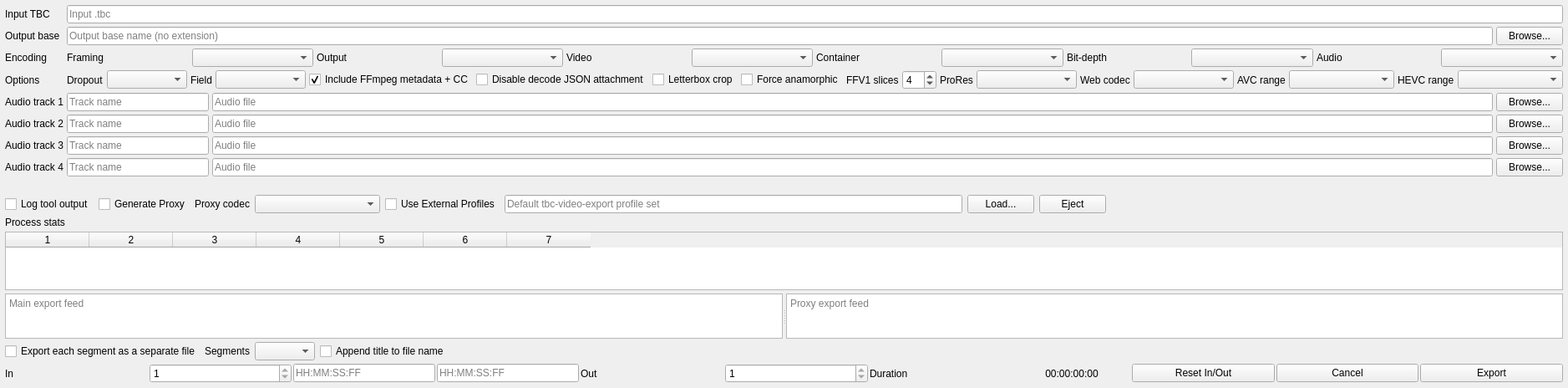
<?xml version="1.0" encoding="UTF-8"?>
<ui version="4.0">
 <class>ExportDialog</class>
 <widget class="QWidget" name="ExportDialog">
  <property name="geometry">
   <rect>
    <x>0</x>
    <y>0</y>
    <width>520</width>
    <height>340</height>
   </rect>
  </property>
  <layout class="QVBoxLayout" name="mainLayout">
   <property name="spacing">
    <number>4</number>
   </property>
   <property name="sizeConstraint">
    <enum>QLayout::SetDefaultConstraint</enum>
   </property>
   <property name="leftMargin">
    <number>6</number>
   </property>
   <property name="topMargin">
    <number>6</number>
   </property>
   <property name="rightMargin">
    <number>6</number>
   </property>
   <property name="bottomMargin">
    <number>6</number>
   </property>
   <item>
    <layout class="QFormLayout" name="formLayout">
     <property name="horizontalSpacing">
      <number>4</number>
     </property>
     <property name="verticalSpacing">
      <number>4</number>
     </property>
     <property name="fieldGrowthPolicy">
      <enum>QFormLayout::AllNonFixedFieldsGrow</enum>
     </property>
     <item row="0" column="0">
      <widget class="QLabel" name="inputLabel">
       <property name="text">
        <string>Input TBC</string>
       </property>
      </widget>
     </item>
     <item row="0" column="1">
      <widget class="QLineEdit" name="inputLineEdit">
       <property name="minimumSize">
        <size>
         <width>320</width>
         <height>0</height>
        </size>
       </property>
       <property name="placeholderText">
        <string>Input .tbc</string>
       </property>
      </widget>
     </item>
     <item row="1" column="0">
      <widget class="QLabel" name="outputLabel">
       <property name="text">
        <string>Output base</string>
       </property>
      </widget>
     </item>
     <item row="1" column="1">
      <layout class="QHBoxLayout" name="outputLayout">
       <item>
        <widget class="QLineEdit" name="outputLineEdit">
         <property name="minimumSize">
          <size>
           <width>320</width>
           <height>0</height>
          </size>
         </property>
         <property name="placeholderText">
          <string>Output base name (no extension)</string>
         </property>
        </widget>
       </item>
       <item>
        <widget class="QPushButton" name="outputBrowseButton">
         <property name="text">
          <string>Browse...</string>
         </property>
        </widget>
       </item>
      </layout>
     </item>
     <item row="2" column="0">
      <widget class="QLabel" name="profileLabel">
       <property name="text">
        <string>Encoding</string>
       </property>
      </widget>
     </item>
     <item row="2" column="1">
      <layout class="QHBoxLayout" name="profileLayout">
       <property name="spacing">
        <number>4</number>
       </property>
       <item>
        <widget class="QLabel" name="resolutionLabel">
         <property name="text">
          <string>Framing</string>
         </property>
        </widget>
       </item>
       <item>
        <widget class="QComboBox" name="resolutionModeComboBox">
         <property name="minimumSize">
          <size>
           <width>110</width>
           <height>0</height>
          </size>
         </property>
        </widget>
       </item>
       <item>
        <widget class="QLabel" name="outputResolutionModeLabel">
         <property name="text">
          <string>Output</string>
         </property>
        </widget>
       </item>
       <item>
        <widget class="QComboBox" name="outputResolutionModeComboBox">
         <property name="minimumSize">
          <size>
           <width>104</width>
           <height>0</height>
          </size>
         </property>
        </widget>
       </item>
       <item>
        <widget class="QLabel" name="videoProfileLabel">
         <property name="text">
          <string>Video</string>
         </property>
        </widget>
       </item>
       <item>
        <widget class="QComboBox" name="profileComboBox">
         <property name="minimumSize">
          <size>
           <width>110</width>
           <height>0</height>
          </size>
         </property>
        </widget>
       </item>
       <item>
        <widget class="QLabel" name="mainContainerLabel">
         <property name="text">
          <string>Container</string>
         </property>
        </widget>
       </item>
       <item>
        <widget class="QComboBox" name="mainContainerComboBox">
         <property name="minimumSize">
          <size>
           <width>96</width>
           <height>0</height>
          </size>
         </property>
        </widget>
       </item>
       <item>
        <widget class="QLabel" name="mainBitDepthLabel">
         <property name="text">
          <string>Bit-depth</string>
         </property>
        </widget>
       </item>
       <item>
        <widget class="QComboBox" name="mainBitDepthComboBox">
         <property name="minimumSize">
          <size>
           <width>86</width>
           <height>0</height>
          </size>
         </property>
        </widget>
       </item>
       <item>
        <widget class="QLabel" name="audioProfileLabel">
         <property name="text">
          <string>Audio</string>
         </property>
        </widget>
       </item>
       <item>
        <widget class="QComboBox" name="audioProfileComboBox">
         <property name="minimumSize">
          <size>
           <width>110</width>
           <height>0</height>
          </size>
         </property>
        </widget>
       </item>
      </layout>
     </item>
     <item row="3" column="0">
      <widget class="QLabel" name="optionsLabel">
       <property name="text">
        <string>Options</string>
       </property>
      </widget>
     </item>
     <item row="3" column="1">
      <layout class="QHBoxLayout" name="optionsLayout">
       <property name="spacing">
        <number>4</number>
       </property>
       <item>
        <widget class="QLabel" name="dropoutModeLabel">
         <property name="text">
          <string>Dropout</string>
         </property>
        </widget>
       </item>
       <item>
        <widget class="QComboBox" name="dropoutModeComboBox">
         <property name="minimumSize">
          <size>
           <width>96</width>
           <height>0</height>
          </size>
         </property>
        </widget>
       </item>
       <item>
        <widget class="QLabel" name="dropoutFieldModeLabel">
         <property name="text">
          <string>Field</string>
         </property>
        </widget>
       </item>
       <item>
        <widget class="QComboBox" name="dropoutFieldModeComboBox">
         <property name="minimumSize">
          <size>
           <width>108</width>
           <height>0</height>
          </size>
         </property>
        </widget>
       </item>
       <item>
        <widget class="QCheckBox" name="exportMetadataCheckBox">
         <property name="text">
          <string>Include FFmpeg metadata + CC</string>
         </property>
         <property name="checked">
          <bool>true</bool>
         </property>
        </widget>
       </item>
       <item>
        <widget class="QCheckBox" name="disableMetadataEmbeddingCheckBox">
         <property name="text">
          <string>Disable decode JSON attachment</string>
         </property>
        </widget>
       </item>
      <item>
       <widget class="QCheckBox" name="letterboxCropCheckBox">
        <property name="toolTip">
         <string>Adjust active lines for letterbox crop output.</string>
        </property>
        <property name="text">
         <string>Letterbox crop</string>
        </property>
       </widget>
      </item>
      <item>
       <widget class="QCheckBox" name="forceAnamorphicCheckBox">
        <property name="toolTip">
         <string>Force widescreen display aspect ratio metadata.</string>
        </property>
        <property name="text">
         <string>Force anamorphic</string>
        </property>
       </widget>
      </item>
       <item>
        <spacer name="optionsSpacer">
         <property name="orientation">
          <enum>Qt::Horizontal</enum>
         </property>
         <property name="sizeHint" stdset="0">
          <size>
           <width>10</width>
           <height>20</height>
          </size>
         </property>
        </spacer>
       </item>
       <item>
        <widget class="QLabel" name="ffv1SlicesLabel">
         <property name="text">
          <string>FFV1 slices</string>
         </property>
        </widget>
       </item>
       <item>
        <widget class="QSpinBox" name="ffv1SlicesSpinBox">
         <property name="minimum">
          <number>1</number>
         </property>
         <property name="maximum">
          <number>32</number>
         </property>
         <property name="value">
          <number>4</number>
         </property>
        </widget>
       </item>
       <item>
        <widget class="QLabel" name="proresVariantLabel">
         <property name="text">
          <string>ProRes</string>
         </property>
        </widget>
       </item>
       <item>
        <widget class="QComboBox" name="proresVariantComboBox">
         <property name="minimumSize">
          <size>
           <width>120</width>
           <height>0</height>
          </size>
         </property>
        </widget>
       </item>
       <item>
        <widget class="QLabel" name="webCodecLabel">
         <property name="text">
          <string>Web codec</string>
         </property>
        </widget>
       </item>
       <item>
        <widget class="QComboBox" name="webCodecComboBox">
         <property name="minimumSize">
          <size>
           <width>120</width>
           <height>0</height>
          </size>
         </property>
        </widget>
       </item>
       <item>
        <widget class="QLabel" name="avcRangeLabel">
         <property name="text">
          <string>AVC range</string>
         </property>
        </widget>
       </item>
       <item>
        <widget class="QComboBox" name="avcRangeComboBox">
         <property name="minimumSize">
          <size>
           <width>126</width>
           <height>0</height>
          </size>
         </property>
        </widget>
       </item>
       <item>
        <widget class="QLabel" name="hevcRangeLabel">
         <property name="text">
          <string>HEVC range</string>
         </property>
        </widget>
       </item>
       <item>
        <widget class="QComboBox" name="hevcRangeComboBox">
         <property name="minimumSize">
          <size>
           <width>126</width>
           <height>0</height>
          </size>
         </property>
        </widget>
       </item>
      </layout>
     </item>
     <item row="4" column="0">
      <widget class="QLabel" name="audio1Label">
       <property name="text">
        <string>Audio track 1</string>
       </property>
      </widget>
     </item>
     <item row="4" column="1">
      <layout class="QHBoxLayout" name="audio1Layout">
       <item>
        <widget class="QLineEdit" name="audio1NameLineEdit">
         <property name="minimumSize">
          <size>
           <width>124</width>
           <height>0</height>
          </size>
         </property>
         <property name="maximumSize">
          <size>
           <width>170</width>
           <height>16777215</height>
          </size>
         </property>
         <property name="placeholderText">
          <string>Track name</string>
         </property>
        </widget>
       </item>
       <item>
        <widget class="QLineEdit" name="audio1LineEdit">
         <property name="minimumSize">
          <size>
           <width>220</width>
           <height>0</height>
          </size>
         </property>
         <property name="placeholderText">
          <string>Audio file</string>
         </property>
        </widget>
       </item>
       <item>
        <widget class="QPushButton" name="audio1BrowseButton">
         <property name="text">
          <string>Browse...</string>
         </property>
        </widget>
       </item>
      </layout>
     </item>
     <item row="5" column="0">
      <widget class="QLabel" name="audio2Label">
       <property name="text">
        <string>Audio track 2</string>
       </property>
      </widget>
     </item>
     <item row="5" column="1">
      <layout class="QHBoxLayout" name="audio2Layout">
       <item>
        <widget class="QLineEdit" name="audio2NameLineEdit">
         <property name="minimumSize">
          <size>
           <width>124</width>
           <height>0</height>
          </size>
         </property>
         <property name="maximumSize">
          <size>
           <width>170</width>
           <height>16777215</height>
          </size>
         </property>
         <property name="placeholderText">
          <string>Track name</string>
         </property>
        </widget>
       </item>
       <item>
        <widget class="QLineEdit" name="audio2LineEdit">
         <property name="minimumSize">
          <size>
           <width>220</width>
           <height>0</height>
          </size>
         </property>
         <property name="placeholderText">
          <string>Audio file</string>
         </property>
        </widget>
       </item>
       <item>
        <widget class="QPushButton" name="audio2BrowseButton">
         <property name="text">
          <string>Browse...</string>
         </property>
        </widget>
       </item>
      </layout>
     </item>
     <item row="6" column="0">
      <widget class="QLabel" name="audio3Label">
       <property name="text">
        <string>Audio track 3</string>
       </property>
      </widget>
     </item>
     <item row="6" column="1">
      <layout class="QHBoxLayout" name="audio3Layout">
       <item>
        <widget class="QLineEdit" name="audio3NameLineEdit">
         <property name="minimumSize">
          <size>
           <width>124</width>
           <height>0</height>
          </size>
         </property>
         <property name="maximumSize">
          <size>
           <width>170</width>
           <height>16777215</height>
          </size>
         </property>
         <property name="placeholderText">
          <string>Track name</string>
         </property>
        </widget>
       </item>
       <item>
        <widget class="QLineEdit" name="audio3LineEdit">
         <property name="minimumSize">
          <size>
           <width>220</width>
           <height>0</height>
          </size>
         </property>
         <property name="placeholderText">
          <string>Audio file</string>
         </property>
        </widget>
       </item>
       <item>
        <widget class="QPushButton" name="audio3BrowseButton">
         <property name="text">
          <string>Browse...</string>
         </property>
        </widget>
       </item>
      </layout>
     </item>
     <item row="7" column="0">
      <widget class="QLabel" name="audio4Label">
       <property name="text">
        <string>Audio track 4</string>
       </property>
      </widget>
     </item>
     <item row="7" column="1">
      <layout class="QHBoxLayout" name="audio4Layout">
       <item>
        <widget class="QLineEdit" name="audio4NameLineEdit">
         <property name="minimumSize">
          <size>
           <width>124</width>
           <height>0</height>
          </size>
         </property>
         <property name="maximumSize">
          <size>
           <width>170</width>
           <height>16777215</height>
          </size>
         </property>
         <property name="placeholderText">
          <string>Track name</string>
         </property>
        </widget>
       </item>
       <item>
        <widget class="QLineEdit" name="audio4LineEdit">
         <property name="minimumSize">
          <size>
           <width>220</width>
           <height>0</height>
          </size>
         </property>
         <property name="placeholderText">
          <string>Audio file</string>
         </property>
        </widget>
       </item>
       <item>
        <widget class="QPushButton" name="audio4BrowseButton">
         <property name="text">
          <string>Browse...</string>
         </property>
        </widget>
       </item>
      </layout>
     </item>
    </layout>
   </item>
   <item>
    <widget class="QLabel" name="statusLabel">
     <property name="sizePolicy">
      <sizepolicy hsizetype="Preferred" vsizetype="Fixed">
       <horstretch>0</horstretch>
       <verstretch>0</verstretch>
      </sizepolicy>
     </property>
     <property name="text">
      <string/>
     </property>
     <property name="wordWrap">
      <bool>true</bool>
     </property>
    </widget>
   </item>
   <item>
    <layout class="QHBoxLayout" name="outputOptionsLayout">
     <property name="spacing">
      <number>6</number>
     </property>
     <item>
      <widget class="QCheckBox" name="logProcessOutputCheckBox">
       <property name="text">
        <string>Log tool output</string>
       </property>
       <property name="checked">
        <bool>false</bool>
       </property>
      </widget>
     </item>
     <item>
      <widget class="QCheckBox" name="generateProxyCheckBox">
       <property name="text">
        <string>Generate Proxy</string>
       </property>
      </widget>
     </item>
     <item>
      <widget class="QLabel" name="proxyCodecLabel">
       <property name="text">
        <string>Proxy codec</string>
       </property>
      </widget>
     </item>
     <item>
      <widget class="QComboBox" name="proxyCodecComboBox">
       <property name="minimumSize">
        <size>
         <width>150</width>
         <height>0</height>
        </size>
       </property>
      </widget>
     </item>
     <item>
      <widget class="QCheckBox" name="exportProfileConfigCheckBox">
       <property name="text">
        <string>Use External Profiles</string>
       </property>
      </widget>
     </item>
     <item>
      <widget class="QLineEdit" name="exportProfileConfigLineEdit">
       <property name="minimumSize">
        <size>
         <width>220</width>
         <height>0</height>
        </size>
       </property>
       <property name="readOnly">
        <bool>true</bool>
       </property>
       <property name="placeholderText">
        <string>Default tbc-video-export profile set</string>
       </property>
      </widget>
     </item>
     <item>
      <widget class="QPushButton" name="exportProfileConfigLoadButton">
       <property name="text">
        <string>Load...</string>
       </property>
      </widget>
     </item>
     <item>
      <widget class="QPushButton" name="exportProfileConfigEjectButton">
       <property name="text">
        <string>Eject</string>
       </property>
      </widget>
     </item>
     <item>
      <spacer name="outputOptionsSpacer">
       <property name="orientation">
        <enum>Qt::Horizontal</enum>
       </property>
       <property name="sizeHint" stdset="0">
        <size>
         <width>40</width>
         <height>20</height>
        </size>
       </property>
      </spacer>
     </item>
    </layout>
   </item>
   <item>
    <widget class="QLabel" name="processStatsLabel">
     <property name="text">
      <string>Process stats</string>
     </property>
    </widget>
   </item>
   <item>
    <widget class="QTableWidget" name="processStatsTable">
     <property name="rowCount">
      <number>0</number>
     </property>
     <property name="columnCount">
      <number>7</number>
     </property>
    </widget>
   </item>
   <item>
    <widget class="QSplitter" name="feedLogSplitter">
     <property name="minimumSize">
      <size>
       <width>0</width>
       <height>54</height>
      </size>
     </property>
     <property name="orientation">
      <enum>Qt::Horizontal</enum>
     </property>
     <widget class="QPlainTextEdit" name="logTextEdit">
      <property name="readOnly">
       <bool>true</bool>
      </property>
      <property name="placeholderText">
       <string>Main export feed</string>
      </property>
     </widget>
     <widget class="QPlainTextEdit" name="proxyLogTextEdit">
      <property name="readOnly">
       <bool>true</bool>
      </property>
      <property name="placeholderText">
       <string>Proxy export feed</string>
      </property>
     </widget>
    </widget>
   </item>
   <item>
    <layout class="QHBoxLayout" name="segmentsLayout">
     <property name="spacing">
      <number>6</number>
     </property>
     <item>
      <widget class="QCheckBox" name="exportSegmentsCheckBox">
       <property name="text">
        <string>Export each segment as a separate file</string>
       </property>
      </widget>
     </item>
     <item>
      <widget class="QLabel" name="segmentSelectionLabel">
       <property name="text">
        <string>Segments</string>
       </property>
      </widget>
     </item>
     <item>
      <widget class="QComboBox" name="segmentSelectionComboBox"/>
     </item>
     <item>
      <widget class="QCheckBox" name="appendSegmentTitleCheckBox">
       <property name="text">
        <string>Append title to file name</string>
       </property>
      </widget>
     </item>
     <item>
      <widget class="QLabel" name="segmentsSummaryLabel">
       <property name="sizePolicy">
        <sizepolicy hsizetype="Expanding" vsizetype="Preferred">
         <horstretch>1</horstretch>
         <verstretch>0</verstretch>
        </sizepolicy>
       </property>
       <property name="text">
        <string/>
       </property>
      </widget>
     </item>
    </layout>
   </item>
   <item>
    <layout class="QHBoxLayout" name="actionLayout">
     <property name="spacing">
      <number>2</number>
     </property>
     <item>
      <spacer name="actionSpacer">
       <property name="orientation">
        <enum>Qt::Horizontal</enum>
       </property>
       <property name="sizeType">
        <enum>QSizePolicy::Fixed</enum>
       </property>
       <property name="sizeHint" stdset="0">
        <size>
         <width>0</width>
         <height>20</height>
        </size>
       </property>
      </spacer>
     </item>
     <item>
      <widget class="QLabel" name="inPointLabel">
       <property name="text">
        <string>In</string>
       </property>
      </widget>
     </item>
     <item>
      <widget class="QSpinBox" name="inPointSpinBox">
       <property name="minimumSize">
        <size>
         <width>58</width>
         <height>0</height>
        </size>
       </property>
       <property name="minimum">
        <number>1</number>
       </property>
       <property name="maximum">
        <number>1</number>
       </property>
       <property name="value">
        <number>1</number>
       </property>
      </widget>
     </item>
     <item>
      <widget class="QLineEdit" name="inPointTimecodeLineEdit">
       <property name="sizePolicy">
        <sizepolicy hsizetype="Preferred" vsizetype="Fixed">
         <horstretch>0</horstretch>
         <verstretch>0</verstretch>
        </sizepolicy>
       </property>
       <property name="minimumSize">
        <size>
         <width>108</width>
         <height>0</height>
        </size>
       </property>
       <property name="maximumSize">
        <size>
         <width>170</width>
         <height>16777215</height>
        </size>
       </property>
       <property name="placeholderText">
        <string>HH:MM:SS:FF</string>
       </property>
      </widget>
     </item>
     <item>
      <widget class="QLineEdit" name="outPointTimecodeLineEdit">
       <property name="sizePolicy">
        <sizepolicy hsizetype="Preferred" vsizetype="Fixed">
         <horstretch>0</horstretch>
         <verstretch>0</verstretch>
        </sizepolicy>
       </property>
       <property name="minimumSize">
        <size>
         <width>108</width>
         <height>0</height>
        </size>
       </property>
       <property name="maximumSize">
        <size>
         <width>170</width>
         <height>16777215</height>
        </size>
       </property>
       <property name="placeholderText">
        <string>HH:MM:SS:FF</string>
       </property>
      </widget>
     </item>
     <item>
      <widget class="QLabel" name="outPointLabel">
       <property name="text">
        <string>Out</string>
       </property>
      </widget>
     </item>
     <item>
      <widget class="QSpinBox" name="outPointSpinBox">
       <property name="minimumSize">
        <size>
         <width>58</width>
         <height>0</height>
        </size>
       </property>
       <property name="minimum">
        <number>1</number>
       </property>
       <property name="maximum">
        <number>1</number>
       </property>
       <property name="value">
        <number>1</number>
       </property>
      </widget>
     </item>
     <item>
      <widget class="QLabel" name="rangeLengthLabel">
       <property name="text">
        <string>Duration</string>
       </property>
      </widget>
     </item>
     <item>
      <widget class="QLabel" name="rangeLengthValueLabel">
       <property name="sizePolicy">
        <sizepolicy hsizetype="Preferred" vsizetype="Preferred">
         <horstretch>0</horstretch>
         <verstretch>0</verstretch>
        </sizepolicy>
       </property>
       <property name="minimumSize">
        <size>
         <width>110</width>
         <height>0</height>
        </size>
       </property>
       <property name="maximumSize">
        <size>
         <width>140</width>
         <height>16777215</height>
        </size>
       </property>
       <property name="alignment">
        <set>Qt::AlignCenter</set>
       </property>
       <property name="text">
        <string>00:00:00:00</string>
       </property>
      </widget>
     </item>
     <item>
      <widget class="QPushButton" name="resetInOutButton">
       <property name="text">
        <string>Reset In/Out</string>
       </property>
      </widget>
     </item>
     <item>
      <widget class="QPushButton" name="cancelButton">
       <property name="text">
        <string>Cancel</string>
       </property>
      </widget>
     </item>
     <item>
      <widget class="QPushButton" name="exportButton">
       <property name="text">
        <string>Export</string>
       </property>
      </widget>
     </item>
    </layout>
   </item>
  </layout>
 </widget>
 <resources>
  <include location="ld-analyse-resources.qrc"/>
 </resources>
 <connections/>
</ui>
